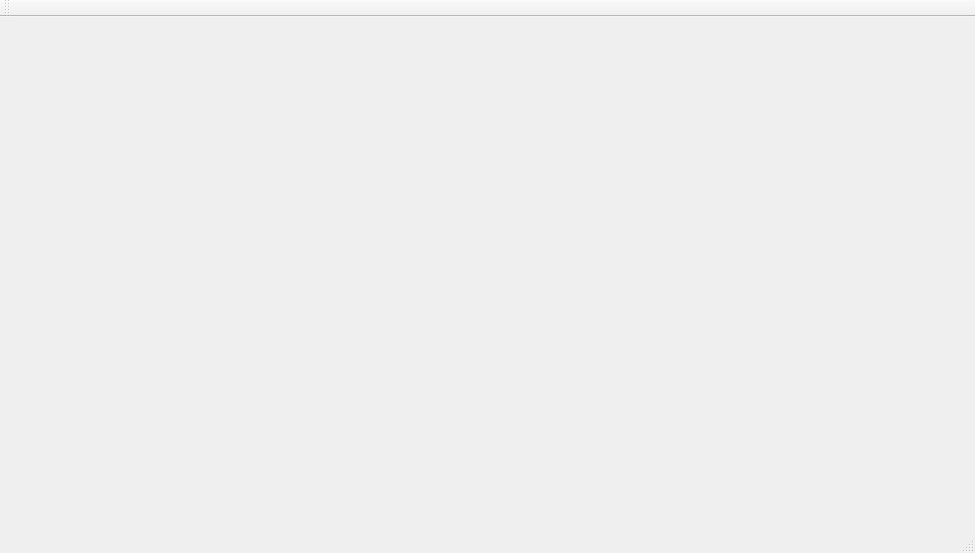
<?xml version="1.0" encoding="UTF-8"?>
<ui version="4.0">
 <class>ChessGame_QtClass</class>
 <widget class="QMainWindow" name="ChessGame_QtClass">
  <property name="geometry">
   <rect>
    <x>0</x>
    <y>0</y>
    <width>975</width>
    <height>553</height>
   </rect>
  </property>
  <property name="windowTitle">
   <string>ChessGame_Qt</string>
  </property>
  <widget class="QWidget" name="centralWidget"/>
  <widget class="QMenuBar" name="menuBar">
   <property name="geometry">
    <rect>
     <x>0</x>
     <y>0</y>
     <width>975</width>
     <height>21</height>
    </rect>
   </property>
  </widget>
  <widget class="QToolBar" name="mainToolBar">
   <attribute name="toolBarArea">
    <enum>TopToolBarArea</enum>
   </attribute>
   <attribute name="toolBarBreak">
    <bool>false</bool>
   </attribute>
  </widget>
  <widget class="QStatusBar" name="statusBar"/>
 </widget>
 <layoutdefault spacing="6" margin="11"/>
 <resources>
  <include location="ChessGame_Qt.qrc"/>
 </resources>
 <connections/>
</ui>
